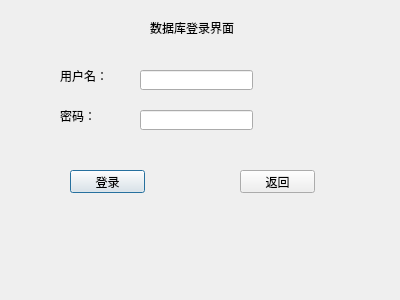
<?xml version="1.0" encoding="UTF-8"?>
<ui version="4.0">
 <class>Dialog2</class>
 <widget class="QDialog" name="Dialog2">
  <property name="geometry">
   <rect>
    <x>0</x>
    <y>0</y>
    <width>400</width>
    <height>300</height>
   </rect>
  </property>
  <property name="windowTitle">
   <string>Dialog</string>
  </property>
  <widget class="QLabel" name="label">
   <property name="geometry">
    <rect>
     <x>150</x>
     <y>20</y>
     <width>91</width>
     <height>16</height>
    </rect>
   </property>
   <property name="text">
    <string>数据库登录界面</string>
   </property>
  </widget>
  <widget class="QLabel" name="label_2">
   <property name="geometry">
    <rect>
     <x>60</x>
     <y>70</y>
     <width>54</width>
     <height>12</height>
    </rect>
   </property>
   <property name="text">
    <string>用户名：</string>
   </property>
  </widget>
  <widget class="QLabel" name="label_3">
   <property name="geometry">
    <rect>
     <x>60</x>
     <y>110</y>
     <width>54</width>
     <height>12</height>
    </rect>
   </property>
   <property name="text">
    <string>密码：</string>
   </property>
  </widget>
  <widget class="QLineEdit" name="lineEdit">
   <property name="geometry">
    <rect>
     <x>140</x>
     <y>70</y>
     <width>113</width>
     <height>20</height>
    </rect>
   </property>
  </widget>
  <widget class="QLineEdit" name="lineEdit_2">
   <property name="geometry">
    <rect>
     <x>140</x>
     <y>110</y>
     <width>113</width>
     <height>20</height>
    </rect>
   </property>
  </widget>
  <widget class="QPushButton" name="pushButton">
   <property name="geometry">
    <rect>
     <x>70</x>
     <y>170</y>
     <width>75</width>
     <height>23</height>
    </rect>
   </property>
   <property name="text">
    <string>登录</string>
   </property>
  </widget>
  <widget class="QPushButton" name="pushButton_2">
   <property name="geometry">
    <rect>
     <x>240</x>
     <y>170</y>
     <width>75</width>
     <height>23</height>
    </rect>
   </property>
   <property name="text">
    <string>返回</string>
   </property>
  </widget>
 </widget>
 <resources/>
 <connections/>
</ui>
